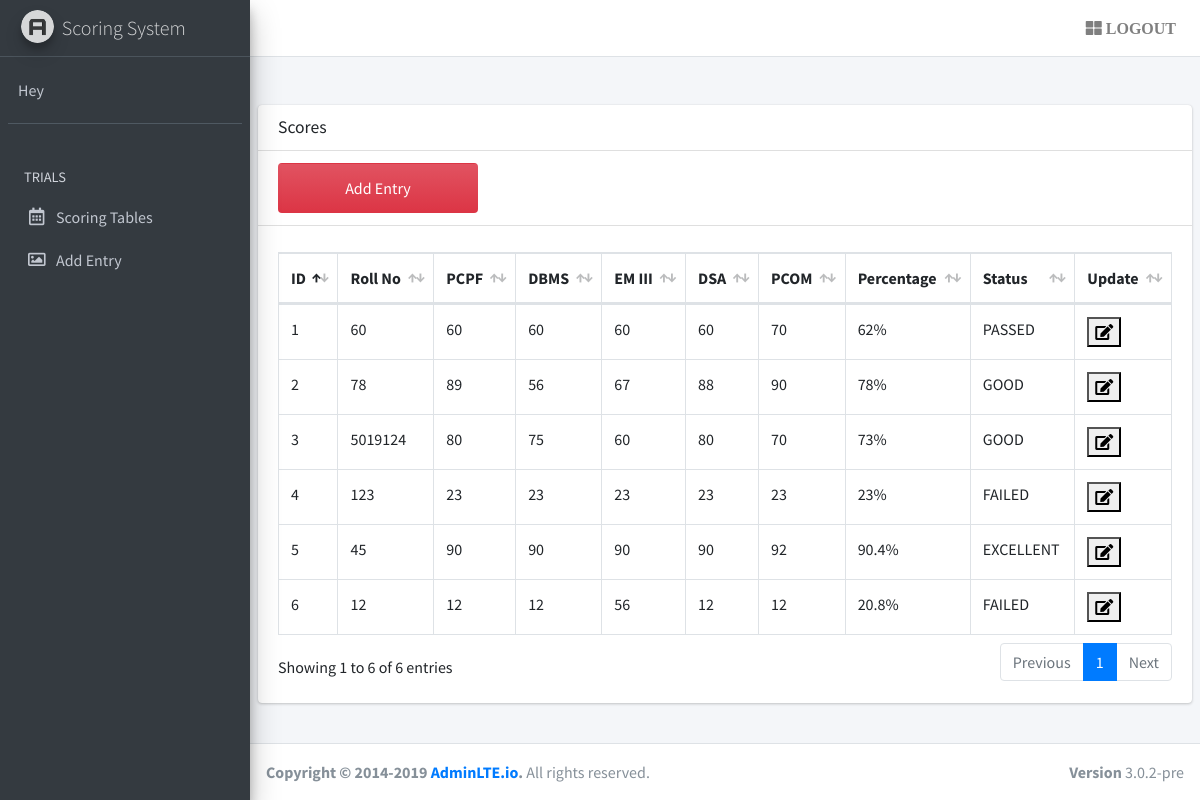
/ScoringSystem/data.php, run on the app's committed database.
### tables this page shows
CREATE TABLE `scores` (
  `id` int(11) NOT NULL,
  `rollNo` bigint(20) NOT NULL,
  `sub1` int(11) NOT NULL,
  `sub2` int(11) NOT NULL,
  `sub3` int(11) NOT NULL,
  `sub4` int(11) NOT NULL,
  `sub5` int(11) NOT NULL,
  `percent` float NOT NULL
);

### ScoringSystem/data.php (the view, shortened to what this page needs)
<?php
  include('includes/connect.php');
  $ids = $_SESSION['ids'];
?>
<!DOCTYPE html>
<html>
<head>
  <link rel="stylesheet" href="plugins/fontawesome-free/css/all.min.css">
  <link rel="stylesheet" href="https://code.ionicframework.com/ionicons/2.0.1/css/ionicons.min.css">
  <link rel="stylesheet" href="plugins/datatables-bs4/css/dataTables.bootstrap4.css">
  <link rel="stylesheet" href="dist/css/adminlte.min.css">
</head>
<body class="hold-transition sidebar-mini">
<div class="wrapper">
  <nav class="main-header navbar navbar-expand navbar-white navbar-light">
    <ul class="navbar-nav ml-auto">
      <li class="nav-item">
        <a class="nav-link" data-widget="control-sidebar" data-slide="true" href="logout.php">
          <i class="fas fa-th-large"> LOGOUT</i>
        </a>
      </li>
    </ul>
  </nav>
  <aside class="main-sidebar sidebar-dark-primary elevation-4" style="color: darkblue;">
    <a href="index.html" class="brand-link">
      <img src="dist/img/AdminLTELogo.png"
           alt="AdminLTE Logo"
           class="brand-image img-circle elevation-3"
           style="opacity: .8">
      <span class="brand-text font-weight-light">Scoring System</span>
    </a>
    <div class="sidebar">
      <div class="user-panel mt-3 pb-3 mb-3 d-flex">
        <div class="info">
          <a href="#" class="d-block">Hey <?php echo $ids; ?></a>
        </div>
      </div>
      <nav class="mt-2">
        <ul class="nav nav-pills nav-sidebar flex-column" data-widget="treeview" role="menu" data-accordion="false">
          <li class="nav-header">TRIALS</li>
          <li class="nav-item">
            <a href="data.php" class="nav-link">
              <i class="nav-icon far fa-calendar-alt"></i>
              <p>
                Scoring Tables
              </p>
            </a>
          </li>
          <li class="nav-item">
            <a href="advanced.php" class="nav-link">
              <i class="nav-icon far fa-image"></i>
              <p>
                Add Entry
              </p>
            </a>
          </li>
        </ul>
      </nav>
    </div>
  </aside>
  <div class="content-wrapper">
    <br><br>
    <section class="content">
      <div class="row">
        <div class="col-12">
          <div class="card">
            <div class="card-header">
              <h3 class="card-title">Scores</h3>
            </div>
            <div class="card-header">
                <button type="button" style="height:50px;width:200px" class="btn btn-block bg-gradient-danger">
                  <a href="advanced.php" style="color: white;">Add Entry</a>
                </button>
            </div>
            <div class="card-body">
              <table id="example2" class="table table-bordered table-hover">
                <thead>
                <tr>
                  <th>ID</th>
                  <th>Roll No</th>
                  <th>PCPF</th>
                  <th>DBMS</th>
                  <th>EM III</th>
                  <th>DSA</th>
                  <th>PCOM</th>
                  <th>Percentage</th>
                  <th>Status</th>
                  <th>Update</th>
                </tr>
                </thead>
                <tbody>
                  <?php
                    $sql="select * from scores";
                    $result = mysqli_query($con,$sql);
                    foreach($result as $j)
                    {
                  ?>
                      <form action="updateFile.php" method="post">
                        <tr>
                          <td><?php echo $j['id'];?></td>
                          <td><?php echo $j['rollNo'] ?></td>
                          <td><?php echo $j['sub1'] ?></td>
                          <td><?php echo $j['sub2'] ?></td>
                          <td><?php echo $j['sub3'] ?></td>
                          <td><?php echo $j['sub4'] ?></td>
                          <td><?php echo $j['sub5'] ?></td>
                          <td><?php echo $j['percent'] ?>%</td>
                          <td>
                            <?php
                              if($j['percent']>=90){
                                echo "EXCELLENT";
                              }
                              elseif ($j['percent']>=70) {
                                 echo "GOOD";
                              }
                              elseif ($j['percent']>=35) {
                                 echo "PASSED";
                              }
                              else{
                                echo "FAILED";
                              }
                            ?>
                          </td>
                          <td><button name="submit" type="submit"><i class="fa fa-edit"></i></button></td>
                        </tr>
                      </form>
                  <?php
                    }
                  ?>
                </tbody>
              </table>
            </div>
          </div>
        </div>
      </div>
    </section>
  </div>
  <footer class="main-footer">
    <div class="float-right d-none d-sm-block">
      <b>Version</b> 3.0.2-pre
    </div>
    <strong>Copyright &copy; 2014-2019 <a href="http://adminlte.io">AdminLTE.io</a>.</strong> All rights
    reserved.
  </footer>
</div>
</body>
</html>

### data on the page
scores: id "1", rollNo "60", sub1 "60", sub2 "60", sub3 "60", sub4 "60", sub5 "70", percent "62", shows "PASSED"
scores: id "2", rollNo "78", sub1 "89", sub2 "56", sub3 "67", sub4 "88", sub5 "90", percent "78", shows "GOOD"
scores: id "3", rollNo "5019124", sub1 "80", sub2 "75", sub3 "60", sub4 "80", sub5 "70", percent "73", shows "GOOD"
scores: id "4", rollNo "123", sub1 "23", sub2 "23", sub3 "23", sub4 "23", sub5 "23", percent "23", shows "FAILED"
scores: id "5", rollNo "45", sub1 "90", sub2 "90", sub3 "90", sub4 "90", sub5 "92", percent "90.4", shows "EXCELLENT"
scores: id "6", rollNo "12", sub1 "12", sub2 "12", sub3 "56", sub4 "12", sub5 "12", percent "20.8", shows "FAILED"
